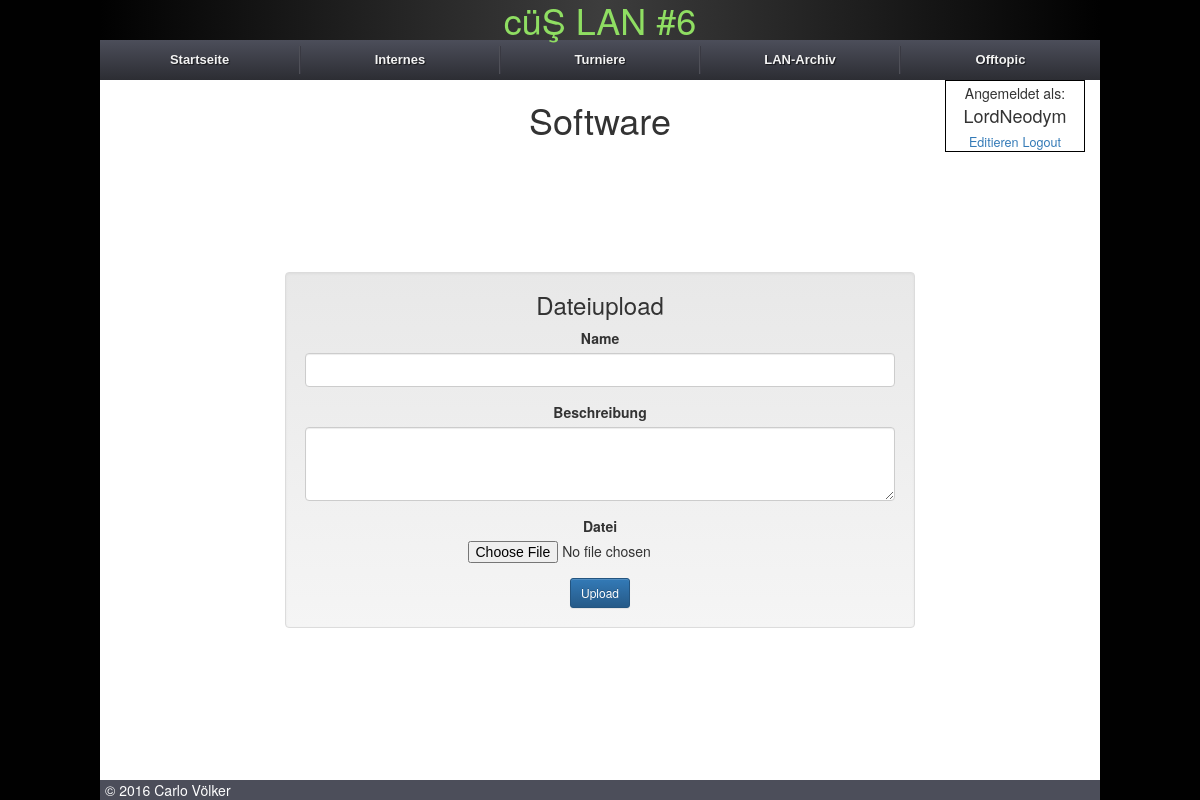
The app's page /software/ (signed in), older data.
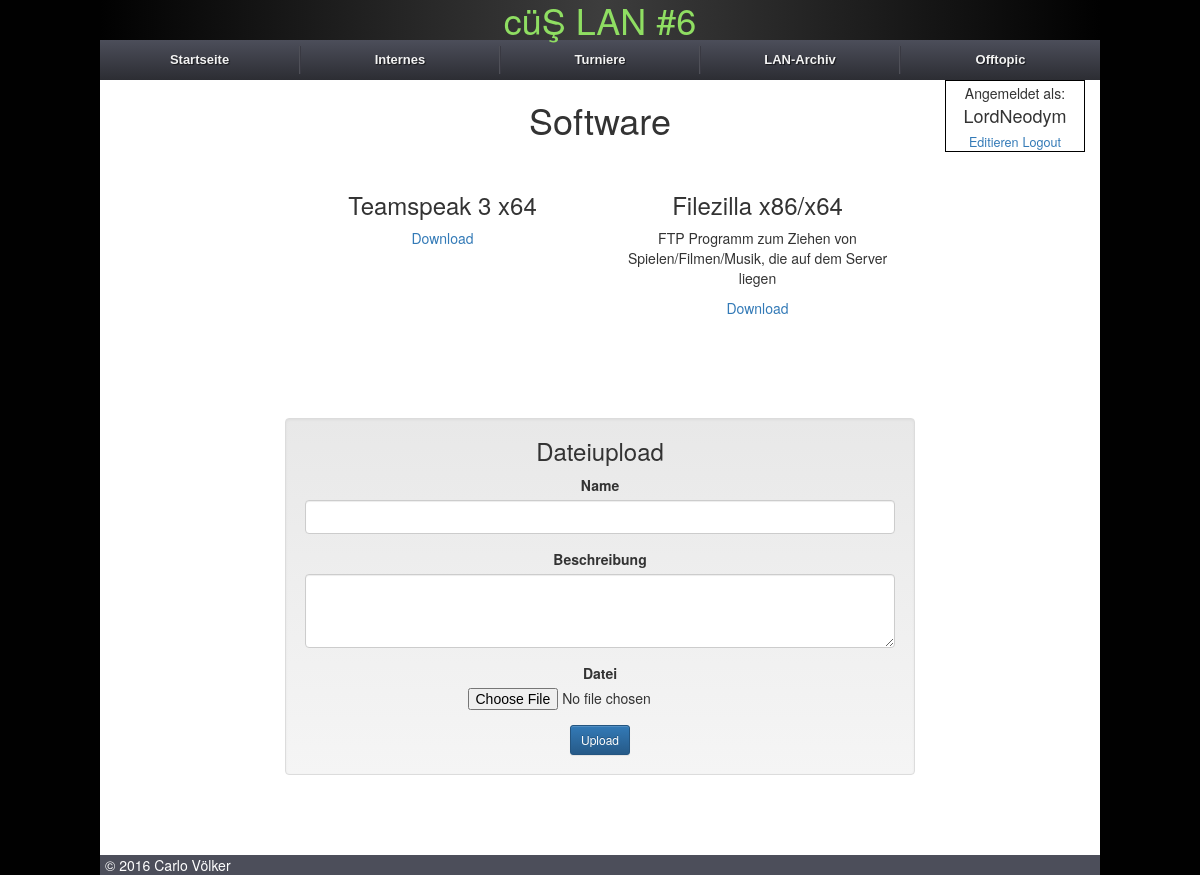
The same page, newer data.
### core/models.py (models this page shows, shortened)
class UserExtension(models.Model):
    user = models.OneToOneField(User, on_delete=models.CASCADE)
    birthdate = models.DateField(verbose_name="Geburtstag", null=True, blank=True)
    avatar = models.ImageField(verbose_name="Avatar", upload_to="user_avatar", blank=True, null=True)
    seat = models.CharField(verbose_name="Sitzplatz", max_length=63, null=True, blank=True)
    ip = models.GenericIPAddressField(verbose_name="IP-Adresse", null=True, blank=True)
    participated_lans = models.ManyToManyField(IntranetMeta, verbose_name="Teilgenommene LANs", blank=True, related_name="user_lan")
    @property
    def shortenName(self):
        if len(self.user.username) > 12:
            return "{0}...".format(self.user.username[:13])
        return self.user.username
    class Meta:
        verbose_name = "Zusätzliche Angaben"
        verbose_name_plural = "Zusätzliche Angaben"
        app_label = "core"

class Software(models.Model):
    name = models.CharField(verbose_name="Name", max_length=255, null=False, blank=False)
    file = models.FileField(verbose_name="Dateiupload", upload_to='software')
    description = models.TextField(verbose_name="Beschreibung", max_length=255, null=True, blank=True)
    uploaded_at = models.DateTimeField(auto_now_add=True)
    class Meta:
        verbose_name = "Software"
        verbose_name_plural = "Software"
        app_label = "core"

### core/views.py (the view)
# urls.py: url(r'^software/$', views.software, name='software'),
@login_required(login_url="/login/")
def software(request):
    context = RequestContext(request)
    software = Software.objects.all()
    if request.method == 'POST':
        form = SoftwareForm(request.POST, request.FILES)
        if form.is_valid():
            form.save()
            return redirect('software')
    else:
        form = SoftwareForm()
    return render_to_response('software.html', {'form': form, 'software': software}, context_instance=context)

### core/forms.py
class SoftwareForm(forms.ModelForm):
    class Meta:
        model = Software
        fields = ('name', 'file', 'description',)

### core/context_processors.py (called while the page is built)
def intranet_processor(request):
    content = {}
    activeMeta = IntranetMeta.objects.filter(active=True)
    if activeMeta:
        lan_name = activeMeta[0]
    else:
        lan_name = IntranetMeta.objects.all().order_by("-lan_id")[0]
    content['lan_name'] = lan_name
    lanparties = IntranetMeta.objects.all().exclude(id=lan_name.id)
    content['lanparties'] = lanparties
    rules = Rules.objects.all()
    content['rules'] = rules
    games = Game.objects.filter(match_game__lan=lan_name).exclude(match_game=None)
    content['games'] = games
    return content

### core/templatetags/helper.py (called while the page is built)
@register.filter(name='has_group')
def has_group(user, group_name):
    group = Group.objects.get(name=group_name)
    return True if group in user.groups.all() else False

@register.filter
def shortenString(value):
    if len(value) > 18:
        return value[:15] + "..."
    return value

### core/templates/software.html (shortened to what this page needs)
{% extends "base.html" %}
{% load helper %}
{% block headline %}
    <h1>Software</h1>
{% endblock %}
{% block body %}
<div class="content">
    <div class="software-download row">
    {% for file in software %}
        <div class="software-download-file col-sm-6">
            <h3>{{ file.name }}</h3>
            <p>{{ file.description }}</p>
            <a href="{{ file.file.url }}">Download</a>
        </div>
    {% endfor %}
    </div>
    {% if user|has_group:"Admin" or user|has_group:"Software-Admin" %}
    <div class="admin_interface well row">
        <h3 class="col-sm-12">Dateiupload</h3>
        <form method="post" enctype="multipart/form-data">
            <div class="form-group">
                <label for="id_name">Name</label>
                <input class="form-control" id="id_name" maxlength="255" name="name" type="text">
            </div>
            <div class="form-group">
                <label for="id_description">Beschreibung</label>
                <textarea class="form-control" id="id_description" maxlength="255" name="description" rows="3"></textarea>
            </div>
            <div class="form-group">
                <label for="id_file">Datei</label>
                <input id="id_file" name="file" type="file">
            </div>
            <button class="btn btn-primary btn-sm" type="submit">Upload</button>
        </form>
    </div>
    {% endif %}
</div>
{% endblock %}

### core/templates/base.html (shortened to what this page needs)
<!DOCTYPE html>
{% load staticfiles %}
{% load helper %}
{% load thumbnail %}
<html lang="de">
    <head>
        <link rel="stylesheet" type="text/css" href="{% static 'css/jquery.bracket.min.css' %}">
        <link rel="stylesheet" type="text/css" href="{% static 'css/bootstrap.min.css'%}">
        <link rel="stylesheet" type="text/css" href="{% static 'css/bootstrap-theme.min.css'%}">
        <link rel="stylesheet" type="text/css" href="{% static 'css/screen.css' %}">
        <link rel="stylesheet" type="text/css" href="{% static 'css/drop_down_menu.css' %}">
        <link rel='stylesheet' type="text/css" href="{% static 'unitegallery/css/unite-gallery.css' %}">
    </head>
    <body>
        <div class="header_banner">
            <h1>{{ lan_name.name }}</h1>
        </div>
        <ul class="menu">
            <li><a href="/">Startseite</a></li>
            <li><a href="#">Internes</a>
            </li>
            <li class="menu-tournaments"><a href="#">Turniere</a>
            </li>
            <li><a href="#">LAN-Archiv</a>
            </li>
            <li><a href="#">Offtopic</a>
            </li>
        </ul>
        <div class="site-header row">
            <div class="col-sm-2"></div>
            <div class="site-header-headline col-sm-8">
                {% block headline %}
                {% endblock %}
            </div>
            <div class="col-sm-2">
                {% if user.is_authenticated %}
                    <div class="username_header">
                        <h5>Angemeldet als:</h5>
                        <h4>{{ user.userextension.shortenName }}</h4>
                        <a href="/edit_profile">Editieren</a>
                        <a href="/logout">Logout</a>
                    </div>
                {% else %}
                    <div class="username_header login">
                        <a href="/register">Registrieren</a>
                        <a href="/login">Login</a>
                    </div>
                {% endif %}
            </div>
        </div>
        {% block body %}
        {% endblock %}
        <footer>
            <div class="left">&copy; {% now "Y" %} Carlo Völker</div>
        </footer>
    </body>
</html>

### core/static/css/screen.css (style rules this page uses)
html { background: #010101; height: 100%; }
body { max-width: 1000px; margin: 0 auto; min-height: 100%; position: relative; font-family: "Helvetica Neue", Arial, sans-serif; padding-bottom: 6rem; }
.site-header { margin: 0 auto! important; text-align: center; }
ul { padding: 0; list-style-type: none; }
.header_banner { text-align: center; color: #8fde62; background: rgb(61,61,61); background: -moz-linear-gradient(-45deg, rgba(61,61,61,1) 0%, rgba(1,1,1,1) 50%, rgba(61,61,61,1) 100%); background: -webkit-gradient(linear, left top, right bottom, color-stop(0%,rgba(61,61,61,1)), color-stop(50%,rgba(1,1,1,1)), color-stop(100%,rgba(61,61,61,1))); background: -webkit-linear-gradient(-45deg, rgba(61,61,61,1) 0%,rgba(1,1,1,1) 50%,rgba(61,61,61,1) 100%); background: -o-linear-gradient(-45deg, rgba(61,61,61,1) 0%,rgba(1,1,1,1) 50%,rgba(61,61,61,1) 100%); background: -ms-linear-gradient(-45deg, rgba(61,61,61,1) 0%,rgba(1,1,1,1) 50%,rgba(61,61,61,1) 100%); background: linear-gradient(90deg, #010101 0%, #3D3D3D 50%, #010101 100%); filter: progid:DXImageTransform.Microsoft.gradient( startColorstr='#3d3d3d', endColorstr='#1b1b1b',GradientType=1 ); }
.header_banner > h1 { margin: 0 !important; }
.top_menu>a { cursor: default; }
.username_header { float: right; width: 140px; border: 1px solid #000; text-align: center; }
.username_header * { margin: 5px 0 !important; }
.username_header > a { font-size: 0.9em; }
.content { position: relative; text-align: center; width: 60%; left: 20%; margin-top: 20px; }
.rounds, .admin_interface { margin-top: 100px; margin-bottom: 40px; }
.admin_interface > h3 { margin-top: 0; }
footer { background-color: #4C4E5A; color: #FFF; width: 100%; bottom: 0; position: absolute; padding-left: 5px; }
input[type=file] { margin: 0 auto; }

### core/static/css/drop_down_menu.css (style rules this page uses)
.menu, .menu ul, .menu li, .menu a { margin: 0; padding: 0; border: none; outline: none; text-align: center; }
.menu { height: 40px; width: 100%; display: table; table-layout: fixed; background: #4c4e5a; background: -webkit-linear-gradient(top, #4c4e5a 0%,#2c2d33 100%); background: -moz-linear-gradient(top, #4c4e5a 0%,#2c2d33 100%); background: -o-linear-gradient(top, #4c4e5a 0%,#2c2d33 100%); background: -ms-linear-gradient(top, #4c4e5a 0%,#2c2d33 100%); background: linear-gradient(top, #4c4e5a 0%,#2c2d33 100%); }
.menu li { position: relative; list-style: none; display: block; height: 40px; z-index: 9999; }
.menu > li { display: table-cell; }
.menu li a { display: block; padding: 0 14px; margin: 6px 0; line-height: 28px; text-decoration: none; border-left: 1px solid #393942; border-right: 1px solid #4f5058; font-family: Helvetica, Arial, sans-serif; font-weight: bold; font-size: 13px; color: #f3f3f3; text-shadow: 1px 1px 1px rgba(0,0,0,.6); -webkit-transition: color .2s ease-in-out; -moz-transition: color .2s ease-in-out; -o-transition: color .2s ease-in-out; -ms-transition: color .2s ease-in-out; transition: color .2s ease-in-out; }
.menu li:first-child a { border-left: none; }
.menu li:last-child a { border-right: none; }
.menu a { background-size: 20px 20px !important; background-repeat: no-repeat; }

Row changes from the older to the newer data that the page shows:
added Software: name "Teamspeak 3 x64"
added Software: name "Filezilla x86/x64", description "FTP Programm zum Ziehen von Spielen/Filmen/Musik, die auf dem Server liegen"
